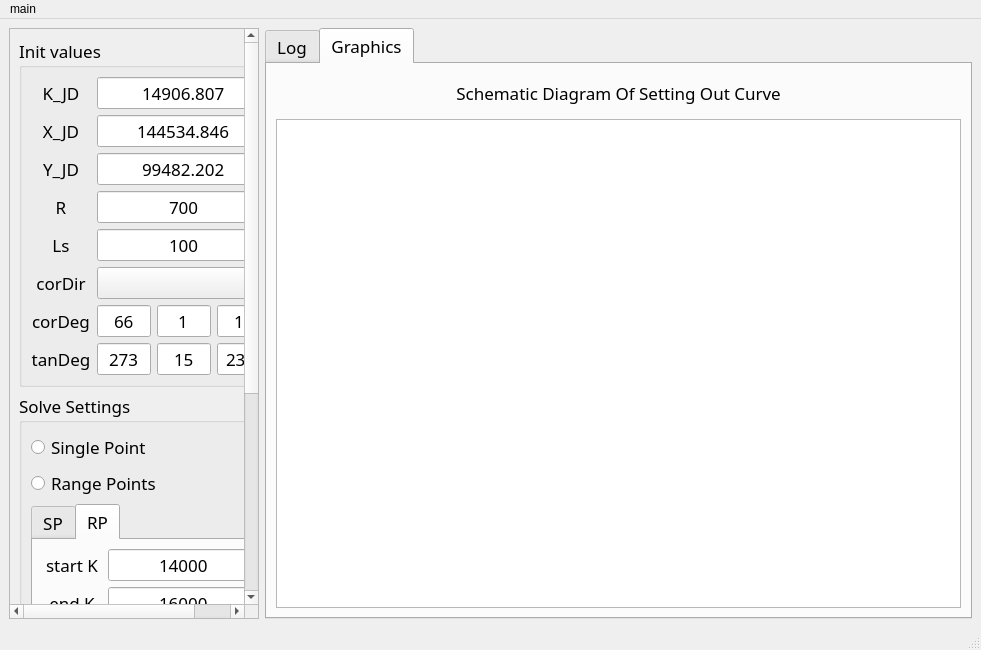
<?xml version="1.0" encoding="UTF-8"?>
<ui version="4.0">
 <class>MainWindow</class>
 <widget class="QMainWindow" name="MainWindow">
  <property name="geometry">
   <rect>
    <x>0</x>
    <y>0</y>
    <width>981</width>
    <height>650</height>
   </rect>
  </property>
  <property name="windowTitle">
   <string>MainWindow</string>
  </property>
  <widget class="QWidget" name="centralwidget">
   <layout class="QGridLayout" name="gridLayout">
    <item row="0" column="0">
     <widget class="QScrollArea" name="scrollArea">
      <property name="maximumSize">
       <size>
        <width>250</width>
        <height>16777215</height>
       </size>
      </property>
      <property name="widgetResizable">
       <bool>true</bool>
      </property>
      <widget class="QWidget" name="scrollAreaWidgetContents">
       <property name="geometry">
        <rect>
         <x>0</x>
         <y>0</y>
         <width>234</width>
         <height>817</height>
        </rect>
       </property>
       <layout class="QGridLayout" name="gridLayout_4">
        <item row="2" column="0">
         <widget class="QGroupBox" name="groupBox_2">
          <property name="font">
           <font>
            <family>Ubuntu Mono</family>
            <pointsize>13</pointsize>
           </font>
          </property>
          <property name="title">
           <string>Operations</string>
          </property>
          <layout class="QGridLayout" name="gridLayout_3">
           <item row="0" column="0">
            <widget class="QPushButton" name="btn_run">
             <property name="minimumSize">
              <size>
               <width>0</width>
               <height>40</height>
              </size>
             </property>
             <property name="font">
              <font>
               <family>Ubuntu Mono</family>
               <pointsize>13</pointsize>
              </font>
             </property>
             <property name="text">
              <string>Run</string>
             </property>
            </widget>
           </item>
           <item row="2" column="0">
            <widget class="QPushButton" name="btn_clear">
             <property name="minimumSize">
              <size>
               <width>0</width>
               <height>40</height>
              </size>
             </property>
             <property name="font">
              <font>
               <family>Ubuntu Mono</family>
               <pointsize>13</pointsize>
              </font>
             </property>
             <property name="text">
              <string>Clear</string>
             </property>
            </widget>
           </item>
           <item row="1" column="0">
            <widget class="QPushButton" name="btn_save">
             <property name="minimumSize">
              <size>
               <width>0</width>
               <height>40</height>
              </size>
             </property>
             <property name="font">
              <font>
               <family>Ubuntu Mono</family>
               <pointsize>13</pointsize>
              </font>
             </property>
             <property name="text">
              <string>Save</string>
             </property>
            </widget>
           </item>
           <item row="3" column="0">
            <widget class="QPushButton" name="btn_quit">
             <property name="minimumSize">
              <size>
               <width>0</width>
               <height>40</height>
              </size>
             </property>
             <property name="font">
              <font>
               <family>Ubuntu Mono</family>
               <pointsize>13</pointsize>
              </font>
             </property>
             <property name="text">
              <string>Quit</string>
             </property>
            </widget>
           </item>
          </layout>
         </widget>
        </item>
        <item row="0" column="0">
         <widget class="QGroupBox" name="groupBox">
          <property name="font">
           <font>
            <family>Ubuntu Mono</family>
            <pointsize>13</pointsize>
           </font>
          </property>
          <property name="title">
           <string>Init values</string>
          </property>
          <layout class="QGridLayout" name="gridLayout_2">
           <item row="7" column="0">
            <layout class="QHBoxLayout" name="horizontalLayout_8">
             <item>
              <widget class="QLabel" name="label_8">
               <property name="minimumSize">
                <size>
                 <width>60</width>
                 <height>0</height>
                </size>
               </property>
               <property name="maximumSize">
                <size>
                 <width>60</width>
                 <height>16777215</height>
                </size>
               </property>
               <property name="font">
                <font>
                 <family>Ubuntu Mono</family>
                 <pointsize>13</pointsize>
                </font>
               </property>
               <property name="text">
                <string>tanDeg</string>
               </property>
               <property name="alignment">
                <set>Qt::AlignCenter</set>
               </property>
              </widget>
             </item>
             <item>
              <widget class="QLineEdit" name="lineEdit_tanDeg_deg">
               <property name="font">
                <font>
                 <family>Ubuntu Mono</family>
                 <pointsize>13</pointsize>
                </font>
               </property>
               <property name="text">
                <string>273</string>
               </property>
               <property name="alignment">
                <set>Qt::AlignCenter</set>
               </property>
              </widget>
             </item>
             <item>
              <widget class="QLineEdit" name="lineEdit_tanDeg_min">
               <property name="font">
                <font>
                 <family>Ubuntu Mono</family>
                 <pointsize>13</pointsize>
                </font>
               </property>
               <property name="text">
                <string>15</string>
               </property>
               <property name="alignment">
                <set>Qt::AlignCenter</set>
               </property>
              </widget>
             </item>
             <item>
              <widget class="QLineEdit" name="lineEdit_tanDeg_sed">
               <property name="font">
                <font>
                 <family>Ubuntu Mono</family>
                 <pointsize>13</pointsize>
                </font>
               </property>
               <property name="text">
                <string>23.4</string>
               </property>
               <property name="alignment">
                <set>Qt::AlignCenter</set>
               </property>
              </widget>
             </item>
            </layout>
           </item>
           <item row="2" column="0">
            <layout class="QHBoxLayout" name="horizontalLayout_3">
             <item>
              <widget class="QLabel" name="label_3">
               <property name="minimumSize">
                <size>
                 <width>60</width>
                 <height>0</height>
                </size>
               </property>
               <property name="maximumSize">
                <size>
                 <width>60</width>
                 <height>16777215</height>
                </size>
               </property>
               <property name="font">
                <font>
                 <family>Ubuntu Mono</family>
                 <pointsize>13</pointsize>
                </font>
               </property>
               <property name="text">
                <string>Y_JD</string>
               </property>
               <property name="alignment">
                <set>Qt::AlignCenter</set>
               </property>
              </widget>
             </item>
             <item>
              <widget class="QLineEdit" name="lineEdit_Y_JD">
               <property name="font">
                <font>
                 <family>Ubuntu Mono</family>
                 <pointsize>13</pointsize>
                </font>
               </property>
               <property name="text">
                <string>99482.202</string>
               </property>
               <property name="alignment">
                <set>Qt::AlignCenter</set>
               </property>
              </widget>
             </item>
            </layout>
           </item>
           <item row="5" column="0">
            <layout class="QHBoxLayout" name="horizontalLayout_5">
             <item>
              <widget class="QLabel" name="label_5">
               <property name="minimumSize">
                <size>
                 <width>60</width>
                 <height>0</height>
                </size>
               </property>
               <property name="maximumSize">
                <size>
                 <width>60</width>
                 <height>16777215</height>
                </size>
               </property>
               <property name="font">
                <font>
                 <family>Ubuntu Mono</family>
                 <pointsize>13</pointsize>
                </font>
               </property>
               <property name="text">
                <string>corDir</string>
               </property>
               <property name="alignment">
                <set>Qt::AlignCenter</set>
               </property>
              </widget>
             </item>
             <item>
              <widget class="QComboBox" name="comboBox_Dir"/>
             </item>
            </layout>
           </item>
           <item row="0" column="0">
            <layout class="QHBoxLayout" name="horizontalLayout">
             <item>
              <widget class="QLabel" name="label">
               <property name="minimumSize">
                <size>
                 <width>60</width>
                 <height>0</height>
                </size>
               </property>
               <property name="maximumSize">
                <size>
                 <width>60</width>
                 <height>16777215</height>
                </size>
               </property>
               <property name="font">
                <font>
                 <family>Ubuntu Mono</family>
                 <pointsize>13</pointsize>
                </font>
               </property>
               <property name="text">
                <string>K_JD</string>
               </property>
               <property name="alignment">
                <set>Qt::AlignCenter</set>
               </property>
              </widget>
             </item>
             <item>
              <widget class="QLineEdit" name="lineEdit_K_JD">
               <property name="font">
                <font>
                 <family>Ubuntu Mono</family>
                 <pointsize>13</pointsize>
                </font>
               </property>
               <property name="text">
                <string>14906.807</string>
               </property>
               <property name="alignment">
                <set>Qt::AlignCenter</set>
               </property>
              </widget>
             </item>
            </layout>
           </item>
           <item row="4" column="0">
            <layout class="QHBoxLayout" name="horizontalLayout_7">
             <item>
              <widget class="QLabel" name="label_7">
               <property name="minimumSize">
                <size>
                 <width>60</width>
                 <height>0</height>
                </size>
               </property>
               <property name="maximumSize">
                <size>
                 <width>60</width>
                 <height>16777215</height>
                </size>
               </property>
               <property name="font">
                <font>
                 <family>Ubuntu Mono</family>
                 <pointsize>13</pointsize>
                </font>
               </property>
               <property name="text">
                <string>Ls</string>
               </property>
               <property name="alignment">
                <set>Qt::AlignCenter</set>
               </property>
              </widget>
             </item>
             <item>
              <widget class="QLineEdit" name="lineEdit_Ls">
               <property name="font">
                <font>
                 <family>Ubuntu Mono</family>
                 <pointsize>13</pointsize>
                </font>
               </property>
               <property name="text">
                <string>100</string>
               </property>
               <property name="alignment">
                <set>Qt::AlignCenter</set>
               </property>
              </widget>
             </item>
            </layout>
           </item>
           <item row="1" column="0">
            <layout class="QHBoxLayout" name="horizontalLayout_2">
             <item>
              <widget class="QLabel" name="label_2">
               <property name="minimumSize">
                <size>
                 <width>60</width>
                 <height>0</height>
                </size>
               </property>
               <property name="maximumSize">
                <size>
                 <width>60</width>
                 <height>16777215</height>
                </size>
               </property>
               <property name="font">
                <font>
                 <family>Ubuntu Mono</family>
                 <pointsize>13</pointsize>
                </font>
               </property>
               <property name="text">
                <string>X_JD</string>
               </property>
               <property name="alignment">
                <set>Qt::AlignCenter</set>
               </property>
              </widget>
             </item>
             <item>
              <widget class="QLineEdit" name="lineEdit_X_JD">
               <property name="font">
                <font>
                 <family>Ubuntu Mono</family>
                 <pointsize>13</pointsize>
                </font>
               </property>
               <property name="text">
                <string>144534.846</string>
               </property>
               <property name="alignment">
                <set>Qt::AlignCenter</set>
               </property>
              </widget>
             </item>
            </layout>
           </item>
           <item row="3" column="0">
            <layout class="QHBoxLayout" name="horizontalLayout_6">
             <item>
              <widget class="QLabel" name="label_6">
               <property name="minimumSize">
                <size>
                 <width>60</width>
                 <height>0</height>
                </size>
               </property>
               <property name="maximumSize">
                <size>
                 <width>60</width>
                 <height>16777215</height>
                </size>
               </property>
               <property name="font">
                <font>
                 <family>Ubuntu Mono</family>
                 <pointsize>13</pointsize>
                </font>
               </property>
               <property name="text">
                <string>R</string>
               </property>
               <property name="alignment">
                <set>Qt::AlignCenter</set>
               </property>
              </widget>
             </item>
             <item>
              <widget class="QLineEdit" name="lineEdit_R">
               <property name="font">
                <font>
                 <family>Ubuntu Mono</family>
                 <pointsize>13</pointsize>
                </font>
               </property>
               <property name="text">
                <string>700</string>
               </property>
               <property name="alignment">
                <set>Qt::AlignCenter</set>
               </property>
              </widget>
             </item>
            </layout>
           </item>
           <item row="6" column="0">
            <layout class="QHBoxLayout" name="horizontalLayout_4">
             <item>
              <widget class="QLabel" name="label_4">
               <property name="minimumSize">
                <size>
                 <width>60</width>
                 <height>0</height>
                </size>
               </property>
               <property name="maximumSize">
                <size>
                 <width>60</width>
                 <height>16777215</height>
                </size>
               </property>
               <property name="font">
                <font>
                 <family>Ubuntu Mono</family>
                 <pointsize>13</pointsize>
                </font>
               </property>
               <property name="text">
                <string>corDeg</string>
               </property>
               <property name="alignment">
                <set>Qt::AlignCenter</set>
               </property>
              </widget>
             </item>
             <item>
              <widget class="QLineEdit" name="lineEdit_corDeg_deg">
               <property name="font">
                <font>
                 <family>Ubuntu Mono</family>
                 <pointsize>13</pointsize>
                </font>
               </property>
               <property name="text">
                <string>66</string>
               </property>
               <property name="alignment">
                <set>Qt::AlignCenter</set>
               </property>
              </widget>
             </item>
             <item>
              <widget class="QLineEdit" name="lineEdit_corDeg_min">
               <property name="font">
                <font>
                 <family>Ubuntu Mono</family>
                 <pointsize>13</pointsize>
                </font>
               </property>
               <property name="text">
                <string>1</string>
               </property>
               <property name="alignment">
                <set>Qt::AlignCenter</set>
               </property>
              </widget>
             </item>
             <item>
              <widget class="QLineEdit" name="lineEdit_corDeg_sed">
               <property name="font">
                <font>
                 <family>Ubuntu Mono</family>
                 <pointsize>13</pointsize>
                </font>
               </property>
               <property name="text">
                <string>15</string>
               </property>
               <property name="alignment">
                <set>Qt::AlignCenter</set>
               </property>
              </widget>
             </item>
            </layout>
           </item>
          </layout>
         </widget>
        </item>
        <item row="1" column="0">
         <widget class="QGroupBox" name="groupBox_3">
          <property name="font">
           <font>
            <family>Ubuntu Mono</family>
            <pointsize>13</pointsize>
           </font>
          </property>
          <property name="title">
           <string>Solve Settings</string>
          </property>
          <layout class="QGridLayout" name="gridLayout_8">
           <item row="0" column="0">
            <widget class="QRadioButton" name="radioButton_sp">
             <property name="font">
              <font>
               <family>Ubuntu Mono</family>
               <pointsize>13</pointsize>
              </font>
             </property>
             <property name="text">
              <string>Single Point</string>
             </property>
            </widget>
           </item>
           <item row="1" column="0">
            <widget class="QRadioButton" name="radioButton_rp">
             <property name="font">
              <font>
               <family>Ubuntu Mono</family>
               <pointsize>13</pointsize>
              </font>
             </property>
             <property name="text">
              <string>Range Points</string>
             </property>
            </widget>
           </item>
           <item row="2" column="0">
            <widget class="QTabWidget" name="tabWidget_mode">
             <property name="font">
              <font>
               <family>Ubuntu Mono</family>
               <pointsize>13</pointsize>
              </font>
             </property>
             <property name="currentIndex">
              <number>1</number>
             </property>
             <widget class="QWidget" name="tab_3">
              <attribute name="title">
               <string>SP</string>
              </attribute>
              <layout class="QGridLayout" name="gridLayout_5">
               <item row="0" column="0">
                <layout class="QHBoxLayout" name="horizontalLayout_9">
                 <item>
                  <widget class="QLabel" name="label_12">
                   <property name="minimumSize">
                    <size>
                     <width>60</width>
                     <height>0</height>
                    </size>
                   </property>
                   <property name="maximumSize">
                    <size>
                     <width>60</width>
                     <height>16777215</height>
                    </size>
                   </property>
                   <property name="font">
                    <font>
                     <family>Ubuntu Mono</family>
                     <pointsize>13</pointsize>
                    </font>
                   </property>
                   <property name="text">
                    <string>K</string>
                   </property>
                   <property name="alignment">
                    <set>Qt::AlignCenter</set>
                   </property>
                  </widget>
                 </item>
                 <item>
                  <widget class="QLineEdit" name="lineEdit_sp_k">
                   <property name="font">
                    <font>
                     <family>Ubuntu Mono</family>
                     <pointsize>13</pointsize>
                    </font>
                   </property>
                   <property name="text">
                    <string>14906.807</string>
                   </property>
                   <property name="alignment">
                    <set>Qt::AlignCenter</set>
                   </property>
                  </widget>
                 </item>
                </layout>
               </item>
               <item row="1" column="0">
                <layout class="QHBoxLayout" name="horizontalLayout_11">
                 <item>
                  <widget class="QLabel" name="label_14">
                   <property name="minimumSize">
                    <size>
                     <width>60</width>
                     <height>0</height>
                    </size>
                   </property>
                   <property name="maximumSize">
                    <size>
                     <width>60</width>
                     <height>16777215</height>
                    </size>
                   </property>
                   <property name="font">
                    <font>
                     <family>Ubuntu Mono</family>
                     <pointsize>13</pointsize>
                    </font>
                   </property>
                   <property name="text">
                    <string>X</string>
                   </property>
                   <property name="alignment">
                    <set>Qt::AlignCenter</set>
                   </property>
                  </widget>
                 </item>
                 <item>
                  <widget class="QLineEdit" name="lineEdit_sp_x">
                   <property name="font">
                    <font>
                     <family>Ubuntu Mono</family>
                     <pointsize>13</pointsize>
                    </font>
                   </property>
                   <property name="alignment">
                    <set>Qt::AlignCenter</set>
                   </property>
                  </widget>
                 </item>
                </layout>
               </item>
               <item row="2" column="0">
                <layout class="QHBoxLayout" name="horizontalLayout_10">
                 <item>
                  <widget class="QLabel" name="label_13">
                   <property name="minimumSize">
                    <size>
                     <width>60</width>
                     <height>0</height>
                    </size>
                   </property>
                   <property name="maximumSize">
                    <size>
                     <width>60</width>
                     <height>16777215</height>
                    </size>
                   </property>
                   <property name="font">
                    <font>
                     <family>Ubuntu Mono</family>
                     <pointsize>13</pointsize>
                    </font>
                   </property>
                   <property name="text">
                    <string>Y</string>
                   </property>
                   <property name="alignment">
                    <set>Qt::AlignCenter</set>
                   </property>
                  </widget>
                 </item>
                 <item>
                  <widget class="QLineEdit" name="lineEdit_sp_y">
                   <property name="font">
                    <font>
                     <family>Ubuntu Mono</family>
                     <pointsize>13</pointsize>
                    </font>
                   </property>
                   <property name="alignment">
                    <set>Qt::AlignCenter</set>
                   </property>
                  </widget>
                 </item>
                </layout>
               </item>
              </layout>
             </widget>
             <widget class="QWidget" name="tab_4">
              <attribute name="title">
               <string>RP</string>
              </attribute>
              <layout class="QGridLayout" name="gridLayout_7">
               <item row="1" column="0">
                <layout class="QHBoxLayout" name="horizontalLayout_13">
                 <item>
                  <widget class="QLabel" name="label_16">
                   <property name="minimumSize">
                    <size>
                     <width>60</width>
                     <height>0</height>
                    </size>
                   </property>
                   <property name="maximumSize">
                    <size>
                     <width>60</width>
                     <height>16777215</height>
                    </size>
                   </property>
                   <property name="font">
                    <font>
                     <family>Ubuntu Mono</family>
                     <pointsize>13</pointsize>
                    </font>
                   </property>
                   <property name="text">
                    <string>end K</string>
                   </property>
                   <property name="alignment">
                    <set>Qt::AlignCenter</set>
                   </property>
                  </widget>
                 </item>
                 <item>
                  <widget class="QLineEdit" name="lineEdit_rp_ek">
                   <property name="font">
                    <font>
                     <family>Ubuntu Mono</family>
                     <pointsize>13</pointsize>
                    </font>
                   </property>
                   <property name="text">
                    <string>16000</string>
                   </property>
                   <property name="alignment">
                    <set>Qt::AlignCenter</set>
                   </property>
                  </widget>
                 </item>
                </layout>
               </item>
               <item row="0" column="0">
                <layout class="QHBoxLayout" name="horizontalLayout_12">
                 <item>
                  <widget class="QLabel" name="label_15">
                   <property name="minimumSize">
                    <size>
                     <width>60</width>
                     <height>0</height>
                    </size>
                   </property>
                   <property name="maximumSize">
                    <size>
                     <width>60</width>
                     <height>16777215</height>
                    </size>
                   </property>
                   <property name="font">
                    <font>
                     <family>Ubuntu Mono</family>
                     <pointsize>13</pointsize>
                    </font>
                   </property>
                   <property name="text">
                    <string>start K</string>
                   </property>
                   <property name="alignment">
                    <set>Qt::AlignCenter</set>
                   </property>
                  </widget>
                 </item>
                 <item>
                  <widget class="QLineEdit" name="lineEdit_rp_sk">
                   <property name="font">
                    <font>
                     <family>Ubuntu Mono</family>
                     <pointsize>13</pointsize>
                    </font>
                   </property>
                   <property name="text">
                    <string>14000</string>
                   </property>
                   <property name="alignment">
                    <set>Qt::AlignCenter</set>
                   </property>
                  </widget>
                 </item>
                </layout>
               </item>
               <item row="2" column="0">
                <layout class="QHBoxLayout" name="horizontalLayout_14">
                 <item>
                  <widget class="QLabel" name="label_17">
                   <property name="minimumSize">
                    <size>
                     <width>60</width>
                     <height>0</height>
                    </size>
                   </property>
                   <property name="maximumSize">
                    <size>
                     <width>60</width>
                     <height>16777215</height>
                    </size>
                   </property>
                   <property name="font">
                    <font>
                     <family>Ubuntu Mono</family>
                     <pointsize>13</pointsize>
                    </font>
                   </property>
                   <property name="text">
                    <string>stride</string>
                   </property>
                   <property name="alignment">
                    <set>Qt::AlignCenter</set>
                   </property>
                  </widget>
                 </item>
                 <item>
                  <widget class="QLineEdit" name="lineEdit_rp_stride">
                   <property name="font">
                    <font>
                     <family>Ubuntu Mono</family>
                     <pointsize>13</pointsize>
                    </font>
                   </property>
                   <property name="text">
                    <string>10</string>
                   </property>
                   <property name="alignment">
                    <set>Qt::AlignCenter</set>
                   </property>
                  </widget>
                 </item>
                </layout>
               </item>
              </layout>
             </widget>
            </widget>
           </item>
          </layout>
         </widget>
        </item>
       </layout>
      </widget>
     </widget>
    </item>
    <item row="0" column="1">
     <widget class="QTabWidget" name="tabWidget_display">
      <property name="font">
       <font>
        <family>Ubuntu Mono</family>
        <pointsize>13</pointsize>
       </font>
      </property>
      <property name="currentIndex">
       <number>1</number>
      </property>
      <widget class="QWidget" name="tab">
       <attribute name="title">
        <string>Log</string>
       </attribute>
       <layout class="QGridLayout" name="gridLayout_6">
        <item row="0" column="0">
         <layout class="QVBoxLayout" name="verticalLayout">
          <item>
           <widget class="QLabel" name="label_9">
            <property name="minimumSize">
             <size>
              <width>0</width>
              <height>40</height>
             </size>
            </property>
            <property name="font">
             <font>
              <family>Ubuntu Mono</family>
              <pointsize>13</pointsize>
             </font>
            </property>
            <property name="text">
             <string>Details For the Curve</string>
            </property>
            <property name="alignment">
             <set>Qt::AlignCenter</set>
            </property>
           </widget>
          </item>
          <item>
           <widget class="QTableWidget" name="tableWidget_detail"/>
          </item>
         </layout>
        </item>
        <item row="0" column="1">
         <layout class="QVBoxLayout" name="verticalLayout_2">
          <item>
           <widget class="QLabel" name="label_10">
            <property name="minimumSize">
             <size>
              <width>0</width>
              <height>40</height>
             </size>
            </property>
            <property name="font">
             <font>
              <family>Ubuntu Mono</family>
              <pointsize>13</pointsize>
             </font>
            </property>
            <property name="text">
             <string>Calculation Result</string>
            </property>
            <property name="alignment">
             <set>Qt::AlignCenter</set>
            </property>
           </widget>
          </item>
          <item>
           <widget class="QTableWidget" name="tableWidget_calRes"/>
          </item>
         </layout>
        </item>
       </layout>
      </widget>
      <widget class="QWidget" name="tab_2">
       <attribute name="title">
        <string>Graphics</string>
       </attribute>
       <layout class="QGridLayout" name="gridLayout_9">
        <item row="0" column="0">
         <widget class="QLabel" name="label_11">
          <property name="minimumSize">
           <size>
            <width>0</width>
            <height>40</height>
           </size>
          </property>
          <property name="font">
           <font>
            <family>Ubuntu Mono</family>
            <pointsize>13</pointsize>
           </font>
          </property>
          <property name="text">
           <string>Schematic Diagram Of Setting Out Curve</string>
          </property>
          <property name="alignment">
           <set>Qt::AlignCenter</set>
          </property>
         </widget>
        </item>
        <item row="1" column="0">
         <widget class="QChartView" name="graphicsView"/>
        </item>
       </layout>
      </widget>
     </widget>
    </item>
   </layout>
  </widget>
  <widget class="QMenuBar" name="menubar">
   <property name="geometry">
    <rect>
     <x>0</x>
     <y>0</y>
     <width>981</width>
     <height>22</height>
    </rect>
   </property>
   <widget class="QMenu" name="menuoperations">
    <property name="title">
     <string>main</string>
    </property>
    <addaction name="actionrun"/>
    <addaction name="actionsave"/>
    <addaction name="actionclear"/>
    <addaction name="separator"/>
    <addaction name="actionquit"/>
   </widget>
   <addaction name="menuoperations"/>
  </widget>
  <widget class="QStatusBar" name="statusbar"/>
  <action name="actionrun">
   <property name="text">
    <string>run</string>
   </property>
  </action>
  <action name="actionsave">
   <property name="text">
    <string>save</string>
   </property>
  </action>
  <action name="actionclear">
   <property name="text">
    <string>clear</string>
   </property>
  </action>
  <action name="actionquit">
   <property name="text">
    <string>quit</string>
   </property>
  </action>
 </widget>
 <customwidgets>
  <customwidget>
   <class>QChartView</class>
   <extends>QGraphicsView</extends>
   <header>qchartview.h</header>
  </customwidget>
 </customwidgets>
 <resources/>
 <connections/>
</ui>
